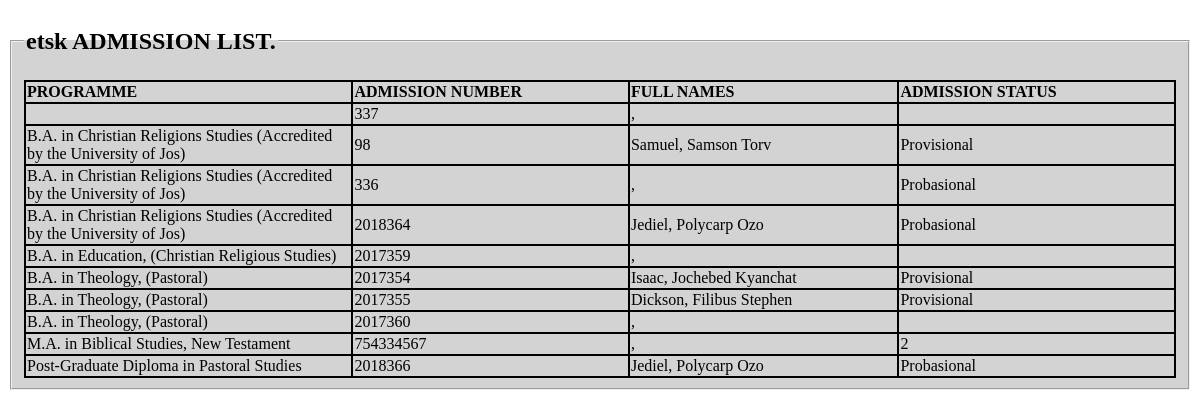
The app's page /admissionlist.php with its own data.
### tables this page shows
CREATE TABLE `students` (
  `id` int(5) NOT NULL,
  `addnum` int(5) DEFAULT NULL,
  `email` varchar(255) DEFAULT NULL,
  `pnumber` varchar(20) DEFAULT NULL,
  `password` varchar(255) DEFAULT NULL,
  `programme` varchar(255) DEFAULT NULL,
  `datestarted` date DEFAULT NULL,
  `last` varchar(255) DEFAULT NULL,
  `first` varchar(255) DEFAULT NULL,
  `other` varchar(255) DEFAULT NULL,
  `homeadd` varchar(255) DEFAULT NULL,
  `postal` varchar(255) DEFAULT NULL,
  `bday` date DEFAULT NULL,
  `bplace` varchar(255) DEFAULT NULL,
  `country` varchar(255) DEFAULT NULL,
  `state` varchar(255) DEFAULT NULL,
  `outside` varchar(255) DEFAULT NULL,
  `marital` varchar(255) DEFAULT NULL,
  `spouse` varchar(255) DEFAULT NULL,
  `wedded` varchar(255) DEFAULT NULL,
  `ages` varchar(255) DEFAULT NULL,
  `engaged` varchar(255) DEFAULT NULL,
  `health` varchar(255) DEFAULT NULL,
  `physique` varchar(255) DEFAULT NULL,
  `sponsor` varchar(255) DEFAULT NULL,
  `school1` varchar(255) DEFAULT NULL,
  `from1` date DEFAULT NULL,
  `to1` date DEFAULT NULL,
  `cert1` varchar(255) DEFAULT NULL,
  `grade1` varchar(255) DEFAULT NULL,
  `certdate1` date DEFAULT NULL,
  `school2` varchar(255) DEFAULT NULL,
  `from2` date DEFAULT NULL,
  `to2` date DEFAULT NULL,
  `cert2` varchar(255) DEFAULT NULL,
  `grade2` varchar(255) DEFAULT NULL,
  `certdate2` date DEFAULT NULL,
  `school3` varchar(255) DEFAULT NULL,
  `from3` date DEFAULT NULL,
  `to3` date DEFAULT NULL,
  `cert3` varchar(255) DEFAULT NULL,
  `grade3` varchar(255) DEFAULT NULL,
  `certdate3` date DEFAULT NULL,
  `school4` varchar(255) DEFAULT NULL,
  `from4` date DEFAULT NULL,
  `to4` date DEFAULT NULL,
  `cert4` varchar(255) DEFAULT NULL,
  `grade4` varchar(255) DEFAULT NULL,
  `certdate4` date DEFAULT NULL,
  `school5` varchar(255) DEFAULT NULL,
  `from5` date DEFAULT NULL,
  `to5` date DEFAULT NULL,
  `cert5` varchar(255) DEFAULT NULL,
  `grade5` varchar(255) DEFAULT NULL,
  `certdate5` date DEFAULT NULL,
  `denomination` varchar(255) DEFAULT NULL,
  `dcc` varchar(255) DEFAULT NULL,
  `pastor` varchar(255) DEFAULT NULL,
  `caddress` varchar(255) DEFAULT NULL,
  `baptised` varchar(255) DEFAULT NULL,
  `occupation` varchar(255) DEFAULT NULL,
  `position` varchar(255) DEFAULT NULL,
  `worked` varchar(255) DEFAULT NULL,
  `held` varchar(255) DEFAULT NULL,
  `employer` varchar(255) DEFAULT NULL,
  `eaddress` varchar(255) DEFAULT NULL,
  `emaddress` varchar(255) DEFAULT NULL,
  `ref1` varchar(255) DEFAULT NULL,
  `refmobile1` varchar(255) DEFAULT NULL,
  `refemail1` varchar(255) DEFAULT NULL,
  `refpasscode1` varchar(255) DEFAULT NULL,
  `refcomment1` varchar(255) DEFAULT NULL,
  `ref2` varchar(255) DEFAULT NULL,
  `refmobile2` varchar(255) DEFAULT NULL,
  `refemail2` varchar(255) DEFAULT NULL,
  `refpasscode2` varchar(255) DEFAULT NULL,
  `refcomment2` varchar(255) DEFAULT NULL,
  `ref3` varchar(255) DEFAULT NULL,
  `refmobile3` varchar(255) DEFAULT NULL,
  `refemail3` varchar(255) DEFAULT NULL,
  `refpasscode3` varchar(255) DEFAULT NULL,
  `refcomment3` varchar(255) DEFAULT NULL,
  `court` varchar(255) DEFAULT NULL,
  `convicted` varchar(255) DEFAULT NULL,
  `discipline` varchar(255) DEFAULT NULL,
  `cdiscipline` varchar(255) DEFAULT NULL,
  `why` varchar(255) DEFAULT NULL,
  `what` varchar(255) DEFAULT NULL,
  `christian` varchar(255) DEFAULT NULL,
  `basis` varchar(255) DEFAULT NULL,
  `per` varchar(255) DEFAULT NULL,
  `aca` varchar(255) DEFAULT NULL,
  `affi` varchar(255) DEFAULT NULL,
  `oth` varchar(255) DEFAULT NULL,
  `datecompleted` date DEFAULT NULL,
  `admitted` date DEFAULT NULL,
  `adstatus` varchar(255) DEFAULT NULL,
  `duration` int(5) DEFAULT NULL,
  `probation` varchar(255) NOT NULL,
  `deferment` date DEFAULT NULL,
  `balance` int(255) DEFAULT '0',
  `reglog` int(5) DEFAULT NULL,
  `dormitary` int(5) DEFAULT NULL
);

CREATE TABLE `programmes` (
  `id` int(5) NOT NULL,
  `major` varchar(255) DEFAULT NULL,
  `programme` varchar(255) DEFAULT NULL,
  `abb` varchar(255) DEFAULT NULL,
  `duration` int(5) DEFAULT NULL,
  `examdate` date DEFAULT NULL,
  `interviewdate` date DEFAULT NULL,
  `class` varchar(255) DEFAULT NULL,
  `accreditation` varchar(255) DEFAULT NULL,
  `date` date DEFAULT NULL
);

### cert.php (called while the page is built, shortened)
<?php
$institution = 'etsk' ;
?>

### admissionlist.php (the view, shortened to what this page needs)
<?php
include ('cert.php');
?>
<html>
<head>
</head>
<body>
<?php
echo "
<fieldset>
<legend><h2>
".$institution." ADMISSION LIST.</h2>
</legend>" ;
$all =$db->query
("SELECT `addnum`, `programme`, `last`, `first`, `other`, `adstatus` FROM `students` WHERE (`adstatus` !='Not Admitted' || `adstatus` != null) ORDER BY `programme`");
if($all->num_rows){
  echo "<table>
      <tr><td><strong>PROGRAMME</strong></td><td><strong>ADMISSION NUMBER</strong></td><td><strong>FULL NAMES</strong></td><td><strong>ADMISSION STATUS</strong></td></tr>";
$all = $all->fetch_all(MYSQLI_BOTH);
foreach($all as $cand){
$fullnames = $cand['last'].', '.$cand['first'].' '.$cand['other'];
$programme = $cand['programme'];
$programme = $db->query("SELECT `programme`, `major` FROM `programmes` WHERE `abb` = '".$programme."'") ;
$prg = mysqli_fetch_array($programme);
$programme = $prg['programme'];
  echo '<tr><td>'.$programme.'</td><td>'.$cand['addnum'].'</td><td>'.$fullnames.'</td><td>'.$cand['adstatus'].'</td></tr>';
}
}
echo "</fieldset>"
?>
</body>
</html>

### css.css (style rules this page uses)
fieldset { background: #d3d3d3; }
legend { font-weight: bold; }
table { border-collapse: collapse; border: 2px solid red; width: 100% }
tr, td { border-collapse: collapse; border: 2px solid blue; }

### admissionlist.php (style rules this page uses)
table { border-collapse: collapse; border: 1px solid black; width: 100% }
td { width:90px; border-collapse: collapse; border: 2px solid black; }

### records on screen
students: addnum "337", fullnames ","
students: programmes.programme "B.A. in Christian Religions Studies (Accredited by the University of Jos)", addnum "98", fullnames "Samuel, Samson Torv", adstatus "Provisional"
students: programmes.programme "B.A. in Christian Religions Studies (Accredited by the University of Jos)", addnum "336", fullnames ",", adstatus "Probasional"
students: programmes.programme "B.A. in Christian Religions Studies (Accredited by the University of Jos)", addnum "2018364", fullnames "Jediel, Polycarp Ozo", adstatus "Probasional"
students: programmes.programme "B.A. in Education, (Christian Religious Studies)", addnum "2017359", fullnames ","
students: programmes.programme "B.A. in Theology, (Pastoral)", addnum "2017354", fullnames "Isaac, Jochebed Kyanchat", adstatus "Provisional"
students: programmes.programme "B.A. in Theology, (Pastoral)", addnum "2017355", fullnames "Dickson, Filibus Stephen", adstatus "Provisional"
students: programmes.programme "B.A. in Theology, (Pastoral)", addnum "2017360", fullnames ","
students: programmes.programme "M.A. in Biblical Studies, New Testament", addnum "754334567", fullnames ",", adstatus "2"
students: programmes.programme "Post-Graduate Diploma in Pastoral Studies", addnum "2018366", fullnames "Jediel, Polycarp Ozo", adstatus "Probasional"

### other values on screen
$institution "etsk"
